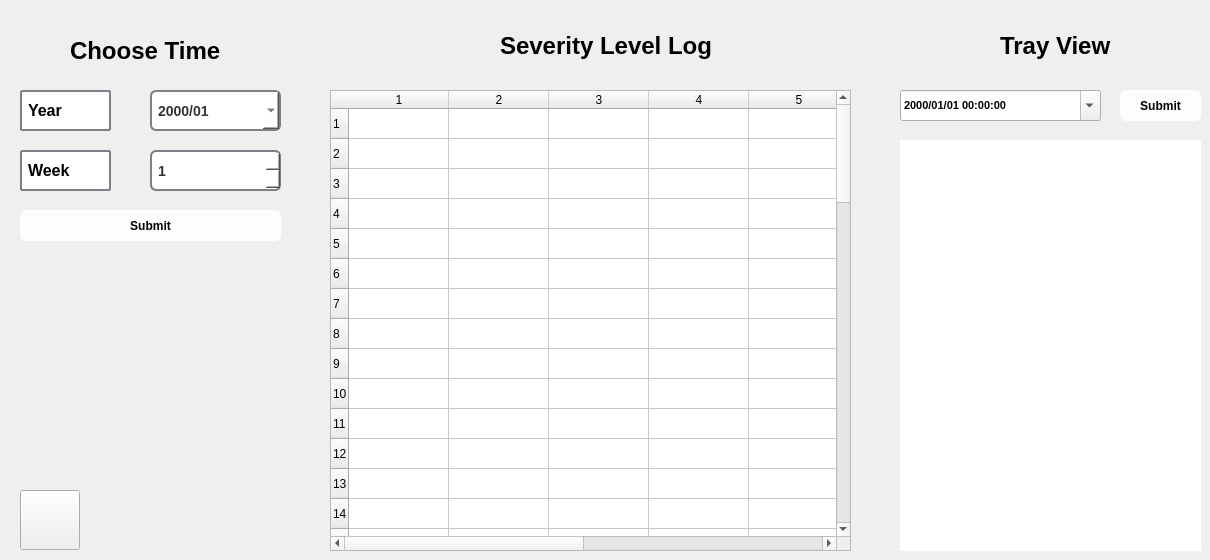
    <widget class="QWidget" name="severityPage">
     <widget class="QTableWidget" name="severityTable">
      <property name="geometry">
       <rect>
        <x>330</x>
        <y>90</y>
        <width>521</width>
        <height>461</height>
       </rect>
      </property>
      <property name="rowCount">
       <number>60</number>
      </property>
      <property name="columnCount">
       <number>8</number>
      </property>
      <row/>
      <row/>
      <row/>
      <row/>
      <row/>
      <row/>
      <row/>
      <row/>
      <row/>
      <row/>
      <row/>
      <row/>
      <row/>
      <row/>
      <row/>
      <row/>
      <row/>
      <row/>
      <row/>
      <row/>
      <row/>
      <row/>
      <row/>
      <row/>
      <row/>
      <row/>
      <row/>
      <row/>
      <row/>
      <row/>
      <row/>
      <row/>
      <row/>
      <row/>
      <row/>
      <row/>
      <row/>
      <row/>
      <row/>
      <row/>
      <row/>
      <row/>
      <row/>
      <row/>
      <row/>
      <row/>
      <row/>
      <row/>
      <row/>
      <row/>
      <row/>
      <row/>
      <row/>
      <row/>
      <row/>
      <row/>
      <row/>
      <row/>
      <row/>
      <row/>
      <column/>
      <column/>
      <column/>
      <column/>
      <column/>
      <column/>
      <column/>
      <column/>
     </widget>
     <widget class="QLabel" name="trayCamera">
      <property name="geometry">
       <rect>
        <x>900</x>
        <y>140</y>
        <width>301</width>
        <height>411</height>
       </rect>
      </property>
      <property name="styleSheet">
       <string notr="true">background-color:white;</string>
      </property>
      <property name="text">
       <string/>
      </property>
     </widget>
     <widget class="QLabel" name="logLogo">
      <property name="geometry">
       <rect>
        <x>460</x>
        <y>60</y>
        <width>51</width>
        <height>41</height>
       </rect>
      </property>
      <property name="text">
       <string/>
      </property>
      <property name="pixmap">
       <pixmap>../../../../Users/VICTUS/Downloads/1960242.png</pixmap>
      </property>
      <property name="scaledContents">
       <bool>true</bool>
      </property>
     </widget>
     <widget class="QLabel" name="chooseYearMonth">
      <property name="geometry">
       <rect>
        <x>20</x>
        <y>90</y>
        <width>91</width>
        <height>41</height>
       </rect>
      </property>
      <property name="font">
       <font>
        <pointsize>12</pointsize>
        <weight>75</weight>
        <bold>true</bold>
       </font>
      </property>
      <property name="styleSheet">
       <string notr="true">#chooseYearMonth {
    border: 2px solid #4CAF50;
    border-radius: 1px;
    padding: 2px;
	background-color: rgb(255, 255, 255);
	border-color: rgb(123, 128, 137);
}
</string>
      </property>
      <property name="text">
       <string>Year</string>
      </property>
      <property name="wordWrap">
       <bool>true</bool>
      </property>
     </widget>
     <widget class="QDateEdit" name="dateEdit">
      <property name="geometry">
       <rect>
        <x>150</x>
        <y>90</y>
        <width>131</width>
        <height>41</height>
       </rect>
      </property>
      <property name="font">
       <font>
        <pointsize>-1</pointsize>
        <weight>75</weight>
        <bold>true</bold>
       </font>
      </property>
      <property name="styleSheet">
       <string notr="true">#QDateTimeEdit, QDateEdit, QSpinBox {
    border: 2px solid #2E8B57;
    border-radius: 6px;
    padding: 4px;
    background-color: #ffffff;
    color: #333333;
    font-size: 14px;
    border-color: rgb(123, 128, 137);
}</string>
      </property>
      <property name="maximumDateTime">
       <datetime>
        <hour>23</hour>
        <minute>59</minute>
        <second>59</second>
        <year>9999</year>
        <month>12</month>
        <day>30</day>
       </datetime>
      </property>
      <property name="displayFormat">
       <string>yyyy/MM</string>
      </property>
      <property name="calendarPopup">
       <bool>true</bool>
      </property>
     </widget>
     <widget class="QLabel" name="chooseWeek">
      <property name="geometry">
       <rect>
        <x>20</x>
        <y>150</y>
        <width>91</width>
        <height>41</height>
       </rect>
      </property>
      <property name="font">
       <font>
        <pointsize>12</pointsize>
        <weight>75</weight>
        <bold>true</bold>
       </font>
      </property>
      <property name="styleSheet">
       <string notr="true">#chooseYearMonth, #chooseWeek {
    border: 2px solid #4CAF50;
    border-radius: 1px;
    padding: 2px;
	background-color: rgb(255, 255, 255);
	border-color: rgb(123, 128, 137);
}
</string>
      </property>
      <property name="text">
       <string>Week</string>
      </property>
      <property name="wordWrap">
       <bool>true</bool>
      </property>
     </widget>
     <widget class="QSpinBox" name="weekEdit">
      <property name="geometry">
       <rect>
        <x>150</x>
        <y>150</y>
        <width>131</width>
        <height>41</height>
       </rect>
      </property>
      <property name="font">
       <font>
        <pointsize>-1</pointsize>
        <weight>75</weight>
        <bold>true</bold>
       </font>
      </property>
      <property name="styleSheet">
       <string notr="true">#QDateTimeEdit, QDateEdit, QSpinBox {
    border: 2px solid #2E8B57;
    border-radius: 6px;
    padding: 4px;
    background-color: #ffffff;
    color: #333333;
    font-size: 14px;
    border-color: rgb(123, 128, 137);
}</string>
      </property>
      <property name="minimum">
       <number>1</number>
      </property>
      <property name="maximum">
       <number>4</number>
      </property>
     </widget>
     <widget class="QPushButton" name="submitDateTime">
      <property name="geometry">
       <rect>
        <x>20</x>
        <y>210</y>
        <width>261</width>
        <height>31</height>
       </rect>
      </property>
      <property name="styleSheet">
       <string notr="true">QPushButton {
	background-color: rgb(253, 253, 253);
    border-color: #2E8B57; /* SeaGreen */
    color: black;
    font-weight: bold;
    border: none;
    border-radius: 6px;
    padding: 8px 16px;
}

QPushButton:hover {
	border-color: rgb(85, 85, 255);
	background-color: rgb(166, 205, 255);
}

QPushButton:pressed {
    background-color: rgb(176, 176, 255);
}</string>
      </property>
      <property name="text">
       <string>Submit</string>
      </property>
     </widget>
     <widget class="QWidget" name="dateAndTimeList" native="true">
      <property name="geometry">
       <rect>
        <x>20</x>
        <y>260</y>
        <width>261</width>
        <height>211</height>
       </rect>
      </property>
     </widget>
     <widget class="QLabel" name="dashboardTitle_4">
      <property name="geometry">
       <rect>
        <x>70</x>
        <y>40</y>
        <width>151</width>
        <height>21</height>
       </rect>
      </property>
      <property name="font">
       <font>
        <pointsize>18</pointsize>
        <weight>75</weight>
        <bold>true</bold>
       </font>
      </property>
      <property name="text">
       <string>Choose Time</string>
      </property>
     </widget>
     <widget class="QLabel" name="dashboardTitle_5">
      <property name="geometry">
       <rect>
        <x>500</x>
        <y>30</y>
        <width>221</width>
        <height>31</height>
       </rect>
      </property>
      <property name="font">
       <font>
        <pointsize>18</pointsize>
        <weight>75</weight>
        <bold>true</bold>
       </font>
      </property>
      <property name="text">
       <string>Severity Level Log</string>
      </property>
     </widget>
     <widget class="QDateTimeEdit" name="dateTimeEdit">
      <property name="geometry">
       <rect>
        <x>900</x>
        <y>90</y>
        <width>201</width>
        <height>31</height>
       </rect>
      </property>
      <property name="font">
       <font>
        <pointsize>8</pointsize>
        <weight>75</weight>
        <bold>true</bold>
       </font>
      </property>
      <property name="styleSheet">
       <string notr="true">#QDateTimeEdit, QDateEdit, QSpinBox {
    border: 2px solid #2E8B57;
    border-radius: 6px;
    padding: 4px;
    background-color: #ffffff;
    color: #333333;
    font-size: 14px;
    border-color: rgb(123, 128, 137);
}</string>
      </property>
      <property name="displayFormat">
       <string>yyyy/MM/dd HH:mm:ss</string>
      </property>
      <property name="calendarPopup">
       <bool>true</bool>
      </property>
     </widget>
     <widget class="QLabel" name="dashboardTitle_6">
      <property name="geometry">
       <rect>
        <x>1000</x>
        <y>30</y>
        <width>121</width>
        <height>31</height>
       </rect>
      </property>
      <property name="font">
       <font>
        <pointsize>18</pointsize>
        <weight>75</weight>
        <bold>true</bold>
       </font>
      </property>
      <property name="text">
       <string>Tray View</string>
      </property>
     </widget>
     <widget class="QPushButton" name="submitDateTime_2">
      <property name="geometry">
       <rect>
        <x>1120</x>
        <y>90</y>
        <width>81</width>
        <height>31</height>
       </rect>
      </property>
      <property name="styleSheet">
       <string notr="true">QPushButton {
	background-color: rgb(253, 253, 253);
    border-color: #2E8B57; /* SeaGreen */
    color: black;
    font-weight: bold;
    border: none;
    border-radius: 6px;
    padding: 8px 16px;
}

QPushButton:hover {
	border-color: rgb(85, 85, 255);
	background-color: rgb(166, 205, 255);
}

QPushButton:pressed {
    background-color: rgb(176, 176, 255);
}</string>
      </property>
      <property name="text">
       <string>Submit</string>
      </property>
     </widget>
     <widget class="QPushButton" name="goDashboardFromDayNight_3">
      <property name="geometry">
       <rect>
        <x>20</x>
        <y>490</y>
        <width>60</width>
        <height>60</height>
       </rect>
      </property>
      <property name="font">
       <font>
        <pointsize>20</pointsize>
        <weight>75</weight>
        <bold>true</bold>
       </font>
      </property>
      <property name="text">
       <string/>
      </property>
      <property name="icon">
       <iconset>
        <normaloff>image-removebg-preview (2).png</normaloff>image-removebg-preview (2).png</iconset>
      </property>
      <property name="iconSize">
       <size>
        <width>40</width>
        <height>40</height>
       </size>
      </property>
     </widget>
    </widget>
